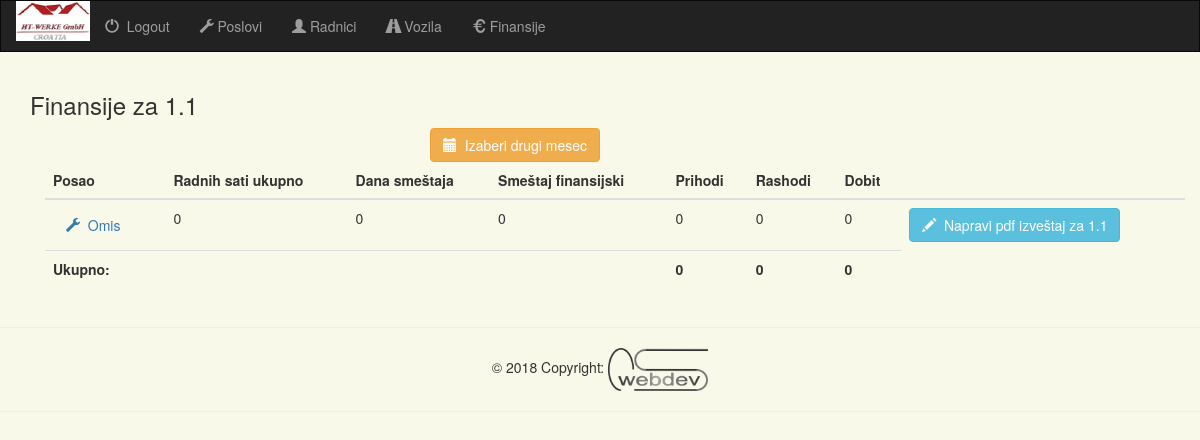
Page /administracija/mesecni_pregled_poslova/1/1 (signed in) on the committed database.
### projects/models.py (models this page shows, shortened)
class Poslovi(models.Model):
    ime = models.CharField(max_length=30)
    opis = models.CharField(max_length=100, blank=True)
    dogovoreni_radni_sati = models.FloatField(default=0.0)
    dogovoreni_radni_sati_klasa_2 = models.FloatField(default=0.0)
    dogovoreni_radni_sati_klasa_3 = models.FloatField(default=0.0)
    dogovoreni_radni_sati_klasa_4 = models.FloatField(default=0.0)
    dogovoreni_radni_sati_klasa_5 = models.FloatField(default=0.0)
    dogovoreno_po_kvadratu = models.FloatField(default=0.0)
    pocetak_radova = models.DateField()
    kraj_radova = models.DateField(null=True, blank=True)
    class Meta:
        verbose_name_plural = "Poslovi"

### projects/views.py (the view)
# urls.py: url(r'^administracija/mesecni_pregled_poslova/(?P<mesec>[0-9]+)/(?P<godina>[0-9]+)$', views.mesecni_izvod_poslova, name='monthview-projects'),
def mesecni_izvod_poslova(request, mesec, godina):
    if not request.user.is_authenticated():
        return render(request, 'projects/login.html')
    else:
        svi_poslovi = Poslovi.objects.all()
        prihodi = Prihodi.objects.filter(datum__year=godina,
                                         datum__month=mesec)
        rashodi = Rashodi.objects.filter(datum__year=godina,
                                         datum__month=mesec)
        Dani = Dan.objects.filter(datum__year=godina,
                                  datum__month=mesec)
        poslovi = []
        mesecni_prihodi = {}
        mesecni_rashodi = {}
        mesecno_dobit = {}
        radnih_sati = {}
        dana_smestaja = {}
        smestaj_finansijski = {}
        for posao in svi_poslovi:
            if len(posao.radnik_set.all()) > 0:
                poslovi.append(posao)
                mesecni_prihodi[posao.id] = 0
                mesecni_rashodi[posao.id] = 0
                radnih_sati[posao.id] = 0
                dana_smestaja[posao.id] = 0
                smestaj_finansijski[posao.id] = 0
                for prihod in posao.prihodi_set.all():
                    if prihod in prihodi:
                        mesecni_prihodi[posao.id] += prihod.kolicina
                for rashod in posao.rashodi_set.all():
                    if rashod in rashodi:
                        mesecni_rashodi[posao.id] += rashod.kolicina
                for dan in posao.dan_set.all():
                    if dan in Dani:
                        radnih_sati[posao.id] += dan.radio_sati
                        if dan.smestaj != 0.0:
                            dana_smestaja[posao.id] += 1
                            smestaj_finansijski[posao.id] += dan.smestaj
                mesecno_dobit[posao.id] = mesecni_prihodi[posao.id] - mesecni_rashodi[posao.id]
        ukupna_dobit = sum(mesecno_dobit.values())
        ukupni_prihodi = sum(mesecni_prihodi.values())
        ukupni_rashodi = sum(mesecni_rashodi.values())
        return render(request, 'projects/mesecni_izvod_finansije.html', {
            'poslovi': poslovi,
            'mesecni_prihodi': mesecni_prihodi,
            'mesecni_rashodi': mesecni_rashodi,
            'mesecno_dobit': mesecno_dobit,
            'mesec': mesec,
            'godina': godina,
            'ukupna_dobit': ukupna_dobit,
            'ukupni_prihodi': ukupni_prihodi,
            'ukupni_rashodi': ukupni_rashodi,
            'radnih_sati': radnih_sati,
            'dana_smestaja': dana_smestaja,
            'smestaj_finansijski': smestaj_finansijski
        })

### projects/templates/projects/mesecni_izvod_finansije.html (shortened to what this page needs)
{% extends 'projects/base.html' %}
{% block content %}
{% load staticfiles %}
<div class="container">
    <h3>Finansije za {{ mesec }}.{{ godina }}</h3>
    <div class='container'>
        <div class="col-sm-6">
            <a href="{% url 'projects:biranje_meseca_finansije' %}" style="float: right">
                <button type="button" class="btn btn-warning">
                    <span class="glyphicon glyphicon-calendar"></span>&nbsp; Izaberi drugi mesec
                </button>
            </a>
        </div>
        <div class="table-div">
            <table class="table">
                <thead>
                <tr>
                    <th>Posao</th>
                    <th>Radnih sati ukupno</th>
                    <th>Dana smeštaja</th>
                    <th>Smeštaj finansijski</th>
                    <th>Prihodi</th>
                    <th>Rashodi</th>
                    <th>Dobit</th>
                    <th></th>
                </tr>
                </thead>
                <tbody>
                {% for posao in poslovi %}
                <tr>
                    <td><a href="{% url 'projects:posao' posao.id %}">
                            <button type="button" class="btn btn-link">
                                <span class="glyphicon glyphicon-wrench"></span>&nbsp; {{ posao.ime }}
                            </button>
                        </a>
                    </td>
                    {% for k, v in radnih_sati.items %}
                    {% if k == posao.id %}
                    <td>{{ v }}</td>
                    {% endif %}
                    {% endfor %}
                    {% for k, v in dana_smestaja.items %}
                    {% if k == posao.id %}
                    <td>{{ v }}</td>
                    {% endif %}
                    {% endfor %}
                    {% for k, v in smestaj_finansijski.items %}
                    {% if k == posao.id %}
                    <td>{{ v }}</td>
                    {% endif %}
                    {% endfor %}
                    {% for k, v in mesecni_prihodi.items %}
                    {% if k == posao.id %}
                    <td>{{ v }}</td>
                    {% endif %}
                    {% endfor %}
                    {% for k, v in mesecni_rashodi.items %}
                    {% if k == posao.id %}
                    <td>{{ v }}</td>
                    {% endif %}
                    {% endfor %}
                    {% for k, v in mesecno_dobit.items %}
                    {% if k == posao.id %}
                    <td>{{ v }}</td>
                    {% endif %}
                    {% endfor %}
                    <td>
                            <a href="{% url 'projects:pdf_posao_mesecni' posao.id mesec godina %}">
                                <button type="button" class="btn btn-info">
                                    <span class="glyphicon glyphicon-pencil"></span>&nbsp; Napravi pdf izveštaj za {{ mesec }}.{{ godina }}
                                </button>
                            </a>
                        </td>
                </tr>
                {% endfor %}
                <tr>
                    <td><strong>Ukupno:</strong></td>
                    <td></td>
                    <td></td>
                    <td></td>
                    <td><strong>{{ ukupni_prihodi }}</strong></td>
                    <td><strong>{{ ukupni_rashodi }}</strong></td>
                    <td><strong>{{ ukupna_dobit }}</strong></td>
                </tr>
                </tbody>
            </table>
        </div>
    </div>
</div>
{% endblock %}

### projects/static/projects/style.css (style rules this page uses)
body { background: #f8f9e8; }
td, th { white-space: nowrap; overflow: hidden; }

### rows in the picture
Poslovi: ime "Omis", radnih_sati "0", dana_smestaja "0", smestaj_finansijski "0", mesecni_prihodi "0", mesecni_rashodi "0", mesecno_dobit "0", id "1"

### other values in the picture
{{ mesec }} "1"
{{ godina }} "1"
{{ ukupni_prihodi }} "0"
{{ ukupni_rashodi }} "0"
{{ ukupna_dobit }} "0"
